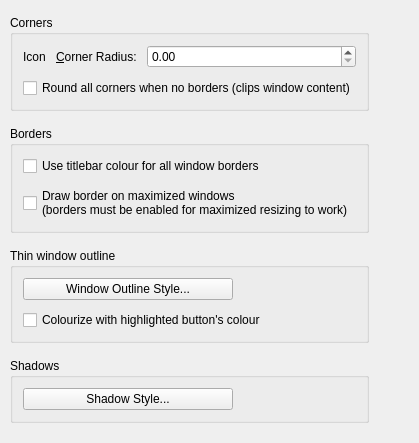
       <widget class="QWidget" name="tab_window">
        <attribute name="title">
         <string>&amp;Window</string>
        </attribute>
        <layout class="QGridLayout" name="gridLayout">
         <property name="leftMargin">
          <number>10</number>
         </property>
         <property name="topMargin">
          <number>10</number>
         </property>
         <property name="rightMargin">
          <number>10</number>
         </property>
         <property name="bottomMargin">
          <number>10</number>
         </property>
         <property name="spacing">
          <number>10</number>
         </property>
         <item row="7" column="2">
          <spacer name="horizontalSpacer_5">
           <property name="orientation">
            <enum>Qt::Orientation::Horizontal</enum>
           </property>
           <property name="sizeHint" stdset="0">
            <size>
             <width>40</width>
             <height>20</height>
            </size>
           </property>
          </spacer>
         </item>
         <item row="7" column="0" colspan="2">
          <widget class="QGroupBox" name="groupBox_5">
           <property name="title">
            <string>Shadows</string>
           </property>
           <layout class="QVBoxLayout" name="verticalLayout_2">
            <property name="spacing">
             <number>10</number>
            </property>
            <property name="leftMargin">
             <number>10</number>
            </property>
            <property name="topMargin">
             <number>10</number>
            </property>
            <property name="rightMargin">
             <number>10</number>
            </property>
            <property name="bottomMargin">
             <number>10</number>
            </property>
            <item>
             <widget class="QPushButton" name="shadowStyleButton">
              <property name="sizePolicy">
               <sizepolicy hsizetype="Fixed" vsizetype="Fixed">
                <horstretch>0</horstretch>
                <verstretch>0</verstretch>
               </sizepolicy>
              </property>
              <property name="minimumSize">
               <size>
                <width>210</width>
                <height>0</height>
               </size>
              </property>
              <property name="text">
               <string>Shadow Style...</string>
              </property>
              <property name="icon">
               <iconset theme="draw-brush"/>
              </property>
             </widget>
            </item>
           </layout>
          </widget>
         </item>
         <item row="3" column="0" colspan="2">
          <widget class="QGroupBox" name="borders_groupBox">
           <property name="title">
            <string>Borders</string>
           </property>
           <layout class="QGridLayout" name="gridLayout_4">
            <property name="leftMargin">
             <number>10</number>
            </property>
            <property name="topMargin">
             <number>10</number>
            </property>
            <property name="rightMargin">
             <number>10</number>
            </property>
            <property name="bottomMargin">
             <number>10</number>
            </property>
            <property name="spacing">
             <number>10</number>
            </property>
            <item row="0" column="0">
             <widget class="QCheckBox" name="useTitleBarColorForAllBorders">
              <property name="text">
               <string>Use titlebar colour for all window borders</string>
              </property>
             </widget>
            </item>
            <item row="1" column="0">
             <widget class="QCheckBox" name="drawBorderOnMaximizedWindows">
              <property name="sizePolicy">
               <sizepolicy hsizetype="Minimum" vsizetype="Fixed">
                <horstretch>0</horstretch>
                <verstretch>0</verstretch>
               </sizepolicy>
              </property>
              <property name="text">
               <string>Draw border on maximized windows
(borders must be enabled for maximized resizing to work)</string>
              </property>
             </widget>
            </item>
           </layout>
          </widget>
         </item>
         <item row="4" column="0">
          <spacer name="verticalSpacer_6">
           <property name="orientation">
            <enum>Qt::Orientation::Vertical</enum>
           </property>
           <property name="sizeType">
            <enum>QSizePolicy::Policy::Fixed</enum>
           </property>
           <property name="sizeHint" stdset="0">
            <size>
             <width>20</width>
             <height>5</height>
            </size>
           </property>
          </spacer>
         </item>
         <item row="8" column="0">
          <spacer name="verticalSpacer_3">
           <property name="orientation">
            <enum>Qt::Orientation::Vertical</enum>
           </property>
           <property name="sizeHint" stdset="0">
            <size>
             <width>20</width>
             <height>10</height>
            </size>
           </property>
          </spacer>
         </item>
         <item row="6" column="0">
          <spacer name="verticalSpacer">
           <property name="orientation">
            <enum>Qt::Orientation::Vertical</enum>
           </property>
           <property name="sizeType">
            <enum>QSizePolicy::Policy::Fixed</enum>
           </property>
           <property name="sizeHint" stdset="0">
            <size>
             <width>20</width>
             <height>5</height>
            </size>
           </property>
          </spacer>
         </item>
         <item row="0" column="0">
          <spacer name="verticalSpacer_11">
           <property name="orientation">
            <enum>Qt::Orientation::Vertical</enum>
           </property>
           <property name="sizeType">
            <enum>QSizePolicy::Policy::Preferred</enum>
           </property>
           <property name="sizeHint" stdset="0">
            <size>
             <width>20</width>
             <height>5</height>
            </size>
           </property>
          </spacer>
         </item>
         <item row="2" column="0">
          <spacer name="verticalSpacer_7">
           <property name="orientation">
            <enum>Qt::Orientation::Vertical</enum>
           </property>
           <property name="sizeType">
            <enum>QSizePolicy::Policy::Fixed</enum>
           </property>
           <property name="sizeHint" stdset="0">
            <size>
             <width>20</width>
             <height>5</height>
            </size>
           </property>
          </spacer>
         </item>
         <item row="1" column="0" colspan="2">
          <widget class="QGroupBox" name="Corners">
           <property name="title">
            <string>Corners</string>
           </property>
           <layout class="QVBoxLayout" name="verticalLayout_15">
            <property name="spacing">
             <number>10</number>
            </property>
            <property name="leftMargin">
             <number>10</number>
            </property>
            <property name="topMargin">
             <number>10</number>
            </property>
            <property name="rightMargin">
             <number>10</number>
            </property>
            <property name="bottomMargin">
             <number>10</number>
            </property>
            <item>
             <layout class="QFormLayout" name="formLayout_11">
              <item row="0" column="0">
               <layout class="QHBoxLayout" name="horizontalLayout_2">
                <item>
                 <widget class="QLabel" name="cornerRadiusIcon">
                  <property name="text">
                   <string>Icon</string>
                  </property>
                 </widget>
                </item>
                <item>
                 <widget class="QLabel" name="cornerRadiusLabel">
                  <property name="text">
                   <string>&amp;Corner Radius:</string>
                  </property>
                  <property name="buddy">
                   <cstring>cornerRadius</cstring>
                  </property>
                 </widget>
                </item>
               </layout>
              </item>
              <item row="0" column="1">
               <widget class="QDoubleSpinBox" name="cornerRadius">
                <property name="decimals">
                 <number>2</number>
                </property>
                <property name="maximum">
                 <double>24.000000000000000</double>
                </property>
                <property name="singleStep">
                 <double>0.100000000000000</double>
                </property>
               </widget>
              </item>
             </layout>
            </item>
            <item>
             <widget class="QCheckBox" name="roundAllCornersWhenNoBorders">
              <property name="toolTip">
               <string>&lt;html&gt;&lt;head/&gt;&lt;body&gt;&lt;p&gt;&lt;br/&gt;&lt;/p&gt;&lt;/body&gt;&lt;/html&gt;</string>
              </property>
              <property name="text">
               <string>Round all corners when no borders (clips window content)</string>
              </property>
             </widget>
            </item>
           </layout>
          </widget>
         </item>
         <item row="5" column="0" colspan="2">
          <widget class="QGroupBox" name="groupBox">
           <property name="minimumSize">
            <size>
             <width>0</width>
             <height>0</height>
            </size>
           </property>
           <property name="title">
            <string>Thin window outline</string>
           </property>
           <layout class="QVBoxLayout" name="verticalLayout">
            <property name="spacing">
             <number>10</number>
            </property>
            <property name="leftMargin">
             <number>10</number>
            </property>
            <property name="topMargin">
             <number>10</number>
            </property>
            <property name="rightMargin">
             <number>10</number>
            </property>
            <property name="bottomMargin">
             <number>10</number>
            </property>
            <item>
             <widget class="QPushButton" name="windowOutlineStyleButton">
              <property name="sizePolicy">
               <sizepolicy hsizetype="Fixed" vsizetype="Fixed">
                <horstretch>0</horstretch>
                <verstretch>0</verstretch>
               </sizepolicy>
              </property>
              <property name="minimumSize">
               <size>
                <width>210</width>
                <height>0</height>
               </size>
              </property>
              <property name="text">
               <string>Window Outline Style...</string>
              </property>
              <property name="icon">
               <iconset theme="borderpainter"/>
              </property>
             </widget>
            </item>
            <item>
             <widget class="QCheckBox" name="colorizeWindowOutlineWithButton">
              <property name="text">
               <string>Colourize with highlighted button's colour</string>
              </property>
             </widget>
            </item>
           </layout>
          </widget>
         </item>
        </layout>
       </widget>
